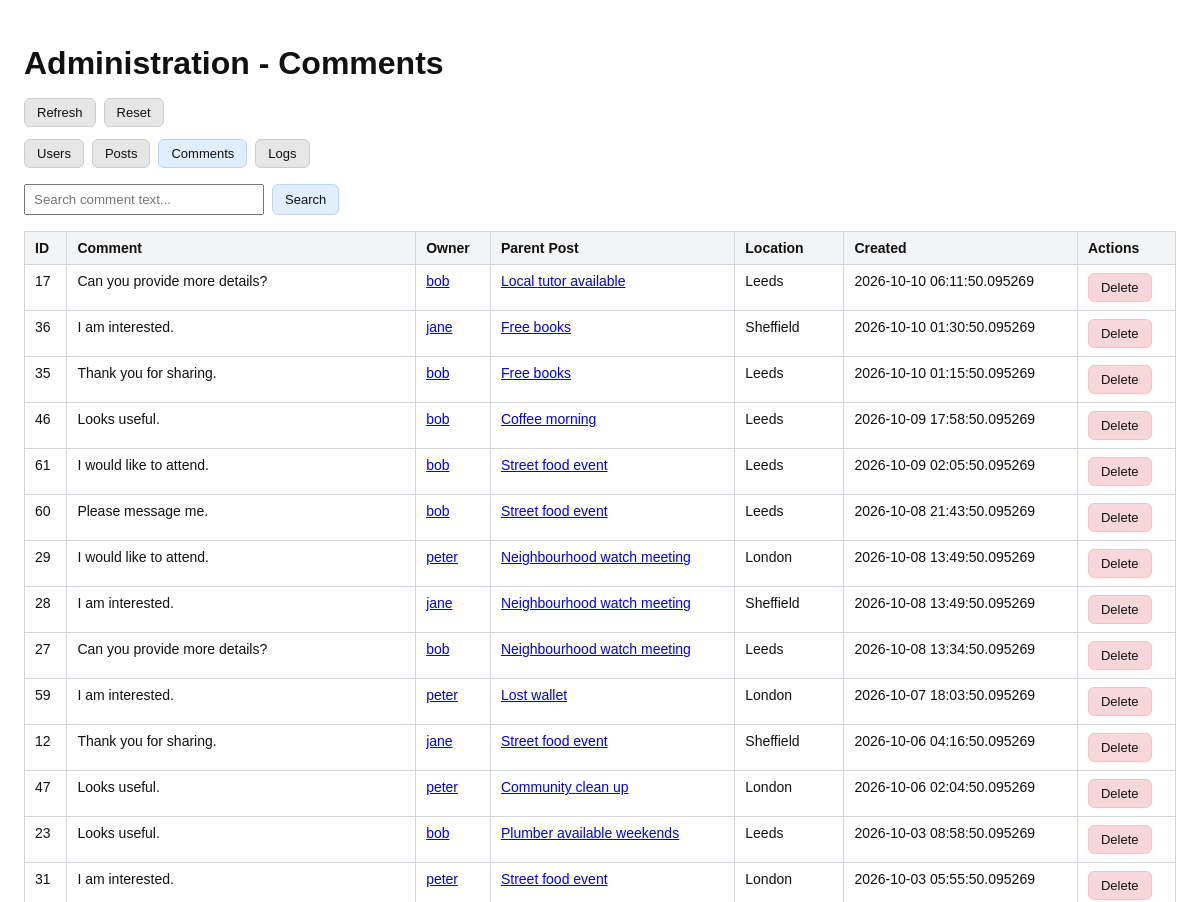
/comments (upper part), run on an earlier commit of the app's database.
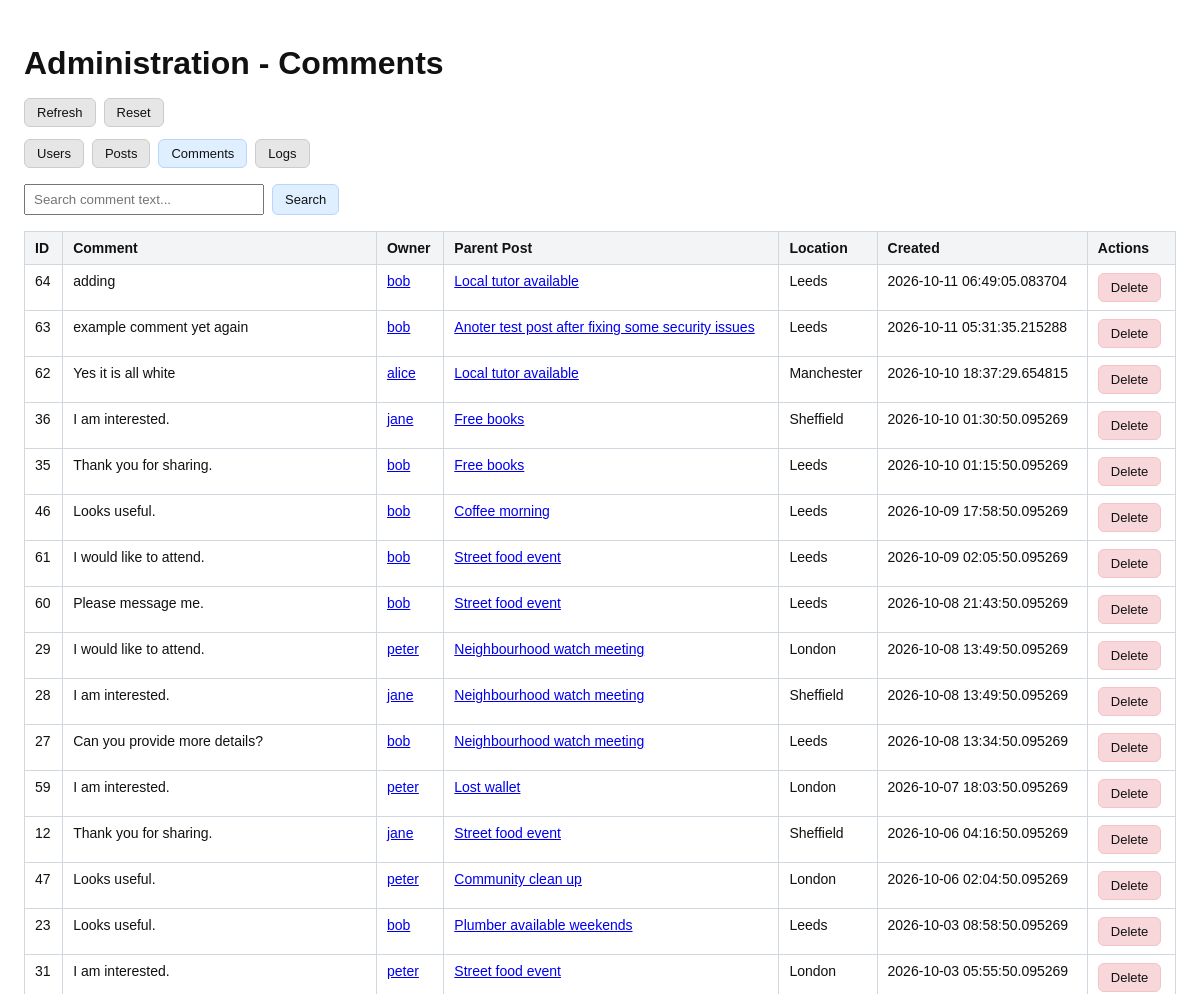
And on a later commit of the database.
### models/models.py (models this page shows)
class Comment(db.Model):
    id = db.Column(
        db.Integer,
        primary_key=True
    )
    body = db.Column(
        db.Text,
        nullable=False
    )
    location = db.Column(
        db.String(120),
        nullable=False,
        default="Unknown"
    )
    created_at = db.Column(
        db.DateTime,
        default=datetime.utcnow,
        nullable=False
    )
    author_id = db.Column(
        db.Integer,
        db.ForeignKey("user.id"),
        nullable=False
    )
    post_id = db.Column(
        db.Integer,
        db.ForeignKey("post.id"),
        nullable=False
    )

class User(UserMixin, db.Model):
    id = db.Column(db.Integer, primary_key=True)
    username = db.Column(
        db.String(80),
        unique=True,
        nullable=False
    )
    password_hash = db.Column(
        db.String(255),
        nullable=False
    )
    default_location = db.Column(
        db.String(120),
        nullable=False,
        default="Unknown"
    )
    created_at = db.Column(
        db.DateTime,
        default=datetime.utcnow,
        nullable=False
    )
    last_login = db.Column(
        db.DateTime,
        nullable=True
    )
    last_successful_login_datetime = db.Column(
        db.DateTime,
        nullable=True
    )
    login_fail_count = db.Column(
        db.Integer,
        nullable=False,
        default=0
    )
    login_last_attempt_status = db.Column(
        db.String(20),
        nullable=False,
        default="SUCCESS"
    )
    login_last_failed_datetime = db.Column(
        db.DateTime,
        nullable=True
    )
    login_retry_after_datetime = db.Column(
        db.DateTime,
        nullable=True
    )
    security_fail_count = db.Column(
        db.Integer,
        nullable=False,
        default=0
    )
    security_last_attempt_status = db.Column(
        db.String(20),
        nullable=False,
        default="SUCCESS"
    )
    security_last_failed_datetime = db.Column(
        db.DateTime,
        nullable=True
    )
    security_retry_after_datetime = db.Column(
        db.DateTime,
        nullable=True
    )
    status = db.Column(
        db.String(20),
        nullable=False,
        default="active"
    )
    security_question = db.Column(
        db.String(255),
        nullable=False
    )
    security_answer_hash = db.Column(
        db.String(255),
        nullable=False
    )
    posts = db.relationship(
        "Post",
        backref="author",
        lazy=True
    )
    picked_posts = db.relationship(
        "PostPick",
        backref="user",
        lazy=True,
        cascade="all, delete-orphan"
    )
    comments = db.relationship(
        "Comment",
        backref="author",
        lazy=True,
        cascade="all, delete-orphan"
    )

class Post(db.Model):
    id = db.Column(db.Integer, primary_key=True)
    title = db.Column(
        db.String(200),
        nullable=False
    )
    body = db.Column(
        db.Text,
        nullable=False
    )
    category = db.Column(
        db.String(50),
        nullable=False
    )
    location = db.Column(
        db.String(120),
        nullable=False,
        default="Unknown"
    )
    visibility = db.Column(
        db.String(20),
        nullable=False,
        default="public"
    )
    comments_enabled = db.Column(
        db.Boolean,
        nullable=False,
        default=False
    )
    expires_in_days = db.Column(
        db.Integer,
        nullable=False,
        default=7,
        server_default="7"
    )
    created_at = db.Column(
        db.DateTime,
        default=datetime.utcnow
    )
    author_id = db.Column(
        db.Integer,
        db.ForeignKey("user.id"),
        nullable=False
    )
    picks = db.relationship(
        "PostPick",
        backref="post",
        lazy=True,
        cascade="all, delete-orphan"
    )
    comments = db.relationship(
        "Comment",
        backref="post",
        lazy=True,
        cascade="all, delete-orphan"
    )

### admin.py (the view)
@admin_app.route("/comments")
def comments_browser():
    user_id = request.args.get("user_id", type=int)
    post_id = request.args.get("post_id", type=int)
    search_term = request.args.get("search", "").strip()
    comment_query = Comment.query.order_by(Comment.created_at.desc(), Comment.id.desc())
    if user_id is not None:
        comment_query = comment_query.filter_by(author_id=user_id)
    if post_id is not None:
        comment_query = comment_query.filter_by(post_id=post_id)
    filter_user = db.session.get(User, user_id) if user_id is not None else None
    matching_comments = comment_query.all()
    if search_term:
        matching_comments = [
            comment for comment in matching_comments
            if contains_word_prefix(comment.body, search_term)
        ]
    return render_template(
        "admin_comments.html",
        comments=matching_comments,
        filter_user=filter_user,
        filter_post_id=post_id,
        search_term=search_term,
    )

### utils/url_links.py (called while the page is built, shortened)
def linkify_urls(text):
    parts = []
    position = 0
    parts.append(escape(text[position:]))
    return Markup("").join(parts)

### templates/admin_comments.html (shortened to what this page needs)
<!DOCTYPE html>
<html>
<head>
</head>
<body>
    <h1>Administration - Comments</h1>
    <div class="toolbar">
        <a class="button" href="{{ request.full_path.rstrip('?') }}">Refresh</a>
        <a class="button" href="{{ url_for('comments_browser') }}">Reset</a>
    </div>
    <nav class="nav" aria-label="Admin browsers">
        <a class="button" href="{{ url_for('users') }}">Users</a>
        <a class="button" href="{{ url_for('posts_browser') }}">Posts</a>
        <a class="button primary" href="{{ url_for('comments_browser') }}">Comments</a>
        <a class="button" href="{{ url_for('logs_browser') }}">Logs</a>
    </nav>
    <form class="search-form" method="get" action="{{ url_for('comments_browser') }}">
        <input type="search" name="search" value="{{ search_term }}" placeholder="Search comment text..." aria-label="Search comment text">
        <button class="button primary" type="submit">Search</button>
    </form>
    <table>
        <thead>
            <tr><th>ID</th><th>Comment</th><th>Owner</th><th>Parent Post</th><th>Location</th><th>Created</th><th>Actions</th></tr>
        </thead>
        <tbody>
            {% for comment in comments %}
            <tr>
                <td>{{ comment.id }}</td>
                <td class="body">{{ comment.body|linkify_urls }}</td>
                <td><a href="{{ url_for('users', user_id=comment.author_id) }}">{{ comment.author.username }}</a></td>
                <td><a href="{{ url_for('posts_browser', post_id=comment.post_id) }}">{{ comment.post.title }}</a></td>
                <td>{{ comment.location }}</td>
                <td>{{ comment.created_at }}</td>
                <td><a class="button danger" href="{{ url_for('delete_comment', comment_id=comment.id) }}">Delete</a></td>
            </tr>
            {% else %}
            <tr><td colspan="7">No comments found.</td></tr>
            {% endfor %}
        </tbody>
    </table>
</body>
</html>

What changed in the data, as far as the page shows it:
removed Comment: id "17", body|linkify_urls "Can you provide more details?", author.username "bob", post "Local tutor available", location "Leeds", created_at "2026-10-10 06:11:50.095269"
added Comment: id "64", body|linkify_urls "adding", author.username "bob", post "Local tutor available", location "Leeds", created_at "2026-10-11 06:49:05.083704"
added Comment: id "63", body|linkify_urls "example comment yet again", author.username "bob", post "Anoter test post after fixing some security issues", location "Leeds", created_at "2026-10-11 05:31:35.215288"
added Comment: id "62", body|linkify_urls "Yes it is all white", author.username "alice", post "Local tutor available", location "Manchester", created_at "2026-10-10 18:37:29.654815"
